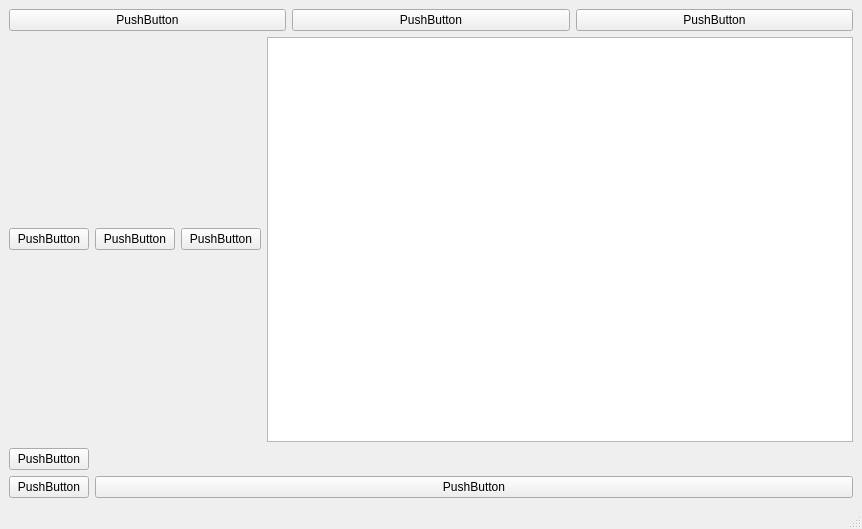
<?xml version="1.0" encoding="UTF-8"?>
<ui version="4.0">
 <class>MainWindow</class>
 <widget class="QMainWindow" name="MainWindow">
  <property name="geometry">
   <rect>
    <x>0</x>
    <y>0</y>
    <width>862</width>
    <height>529</height>
   </rect>
  </property>
  <property name="windowTitle">
   <string>MainWindow</string>
  </property>
  <widget class="QWidget" name="centralwidget">
   <layout class="QVBoxLayout" name="verticalLayout_2">
    <item>
     <layout class="QVBoxLayout" name="verticalLayout">
      <item>
       <layout class="QHBoxLayout" name="horizontalLayout">
        <item>
         <widget class="QPushButton" name="pushButton">
          <property name="text">
           <string>PushButton</string>
          </property>
         </widget>
        </item>
        <item>
         <widget class="QPushButton" name="pushButton_3">
          <property name="text">
           <string>PushButton</string>
          </property>
         </widget>
        </item>
        <item>
         <widget class="QPushButton" name="pushButton_2">
          <property name="text">
           <string>PushButton</string>
          </property>
         </widget>
        </item>
       </layout>
      </item>
      <item>
       <layout class="QHBoxLayout" name="horizontalLayout_2">
        <item>
         <widget class="QPushButton" name="pushButton_5">
          <property name="text">
           <string>PushButton</string>
          </property>
         </widget>
        </item>
        <item>
         <widget class="QPushButton" name="pushButton_6">
          <property name="text">
           <string>PushButton</string>
          </property>
         </widget>
        </item>
        <item>
         <widget class="QPushButton" name="pushButton_4">
          <property name="text">
           <string>PushButton</string>
          </property>
         </widget>
        </item>
        <item>
         <widget class="QTextEdit" name="textEdit"/>
        </item>
       </layout>
      </item>
     </layout>
    </item>
    <item>
     <layout class="QFormLayout" name="formLayout">
      <item row="2" column="0">
       <widget class="QPushButton" name="pushButton_7">
        <property name="text">
         <string>PushButton</string>
        </property>
       </widget>
      </item>
      <item row="2" column="1">
       <widget class="QPushButton" name="pushButton_8">
        <property name="text">
         <string>PushButton</string>
        </property>
       </widget>
      </item>
      <item row="1" column="0">
       <widget class="QPushButton" name="pushButton_9">
        <property name="text">
         <string>PushButton</string>
        </property>
       </widget>
      </item>
     </layout>
    </item>
   </layout>
  </widget>
  <widget class="QMenuBar" name="menubar">
   <property name="geometry">
    <rect>
     <x>0</x>
     <y>0</y>
     <width>862</width>
     <height>23</height>
    </rect>
   </property>
  </widget>
  <widget class="QStatusBar" name="statusbar"/>
 </widget>
 <resources/>
 <connections/>
</ui>
